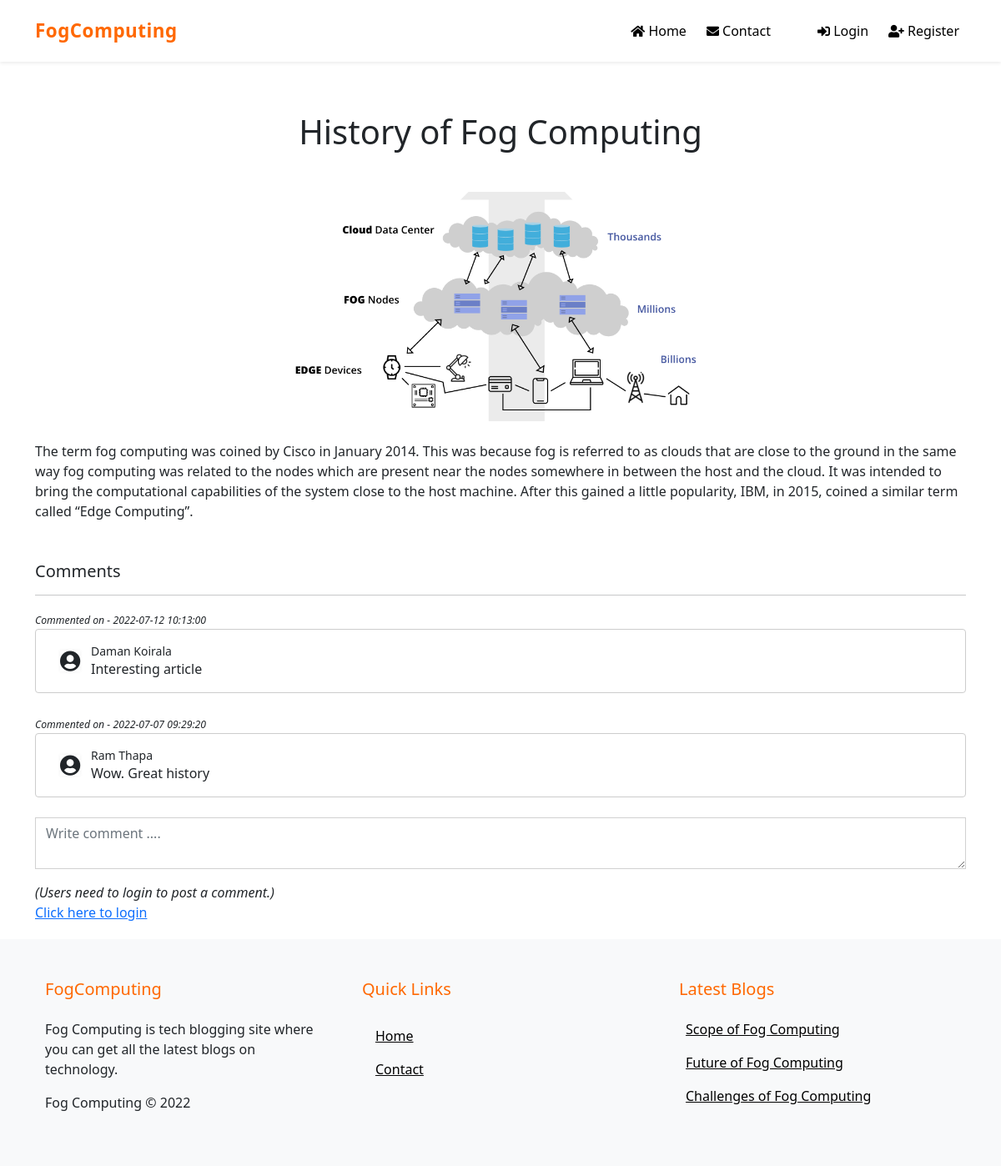
The page /blogdetail.php?id=2 on the database its author committed.
### tables this page shows
CREATE TABLE `post` (
  `post_id` int(11) NOT NULL,
  `post_title` varchar(255) NOT NULL,
  `post_desc` text NOT NULL,
  `image_path` varchar(255) NOT NULL,
  `created_date` datetime NOT NULL
);

CREATE TABLE `comment` (
  `comment_id` int(11) NOT NULL,
  `comment_detail` text NOT NULL,
  `post_id` int(11) NOT NULL,
  `user_id` int(11) NOT NULL,
  `created_date` datetime NOT NULL
);

CREATE TABLE `user` (
  `user_id` int(11) NOT NULL,
  `user_fname` varchar(150) NOT NULL,
  `user_lname` varchar(150) NOT NULL,
  `user_email` varchar(200) NOT NULL,
  `user_pwd` varchar(60) NOT NULL,
  `user_role` varchar(50) DEFAULT NULL,
  `created_date` datetime DEFAULT NULL
);

### blogdetail.php (the view, shortened to what this page needs)
<?php
    include 'includes/header.php';
    include 'config/db_config.php';
    if(isset($_GET['id'])){
        $postId = $_GET['id'];
        $sql = "SELECT * FROM post WHERE post_id = ?";
        if($stmt = mysqli_prepare($conn, $sql)){
            mysqli_stmt_bind_param($stmt, "i", $param_id);
            $param_id = $postId;
            if(mysqli_stmt_execute($stmt)){
                $result = mysqli_stmt_get_result($stmt);
                $row = mysqli_fetch_array($result, MYSQLI_ASSOC);
                $postTitle = $row['post_title'];
                $postDesc = $row['post_desc'];
                $imagePath = $row['image_path'];
            }
        }
    }
    else {
        header("location: index.php");
    }
?>
<div class="wrapper">
    <div class="container">
        <h1 align="center" class="font-weight-bold mb-5"><?php echo $postTitle ?></h1>
        <div align="center" class="mb-4">
            <img src="<?php echo $imagePath; ?>">
        </div>
        <div class="mb-5">
            <p>
                <?php
                    echo $postDesc;
                ?>
            </p>
        </div>
        <h5>Comments</h5>
        <hr />
        <div>
            <?php
            $sql = "SELECT * FROM comment WHERE post_id = ? ORDER BY comment_id DESC LIMIT 3";
            if($stmt = mysqli_prepare($conn, $sql)){
                mysqli_stmt_bind_param($stmt, 'i', $param_id);
                if(mysqli_stmt_execute($stmt)){
                    $result = mysqli_stmt_get_result($stmt);
                    if(mysqli_num_rows($result)>0){
                        while($row = mysqli_fetch_array($result)){
                            $commentDetail = $row['comment_detail'];
                            $userId = $row['user_id'];
                            $comment_date = $row['created_date'];
                            $query = "SELECT user_fname, user_lname FROM user WHERE user_id = ?";
                            $stmt1 = mysqli_prepare($conn, $query);
                            mysqli_stmt_bind_param($stmt1, 'i', $userId);
                            mysqli_stmt_execute($stmt1);
                            $result1 = mysqli_stmt_get_result($stmt1);
                            $row1 = mysqli_fetch_array($result1);
                            $fname = $row1['user_fname'];
                            $lname = $row1['user_lname'];
                           echo "
                                <div class='w-100'>
                                    <small>
                                        <small>
                                            <i>Commented on - ".$comment_date."</i>
                                        </small>
                                    </small>
                                </div>
                                <div class='d-flex mb-4 w-100 p-3' style='border: 1px solid #ccc;border-radius: 4px;'>
                                    <div style='width: 50px;' class='d-flex align-items-center justify-content-center'>
                                        <i class='fas fa-user-circle' style='font-size: 25px;box-shadow: 0 0 4px #f1f1f1;'></i>
                                    </div>
                                    <div>
                                        <h6 class='p-0 m-0'><small>".$fname." ".$lname."</small></h6>
                                        <p class='p-0 m-0'>".$commentDetail."</p>
                                    </div>
                                    <hr>
                                </div>
                            ";
                        }
                    }
                }
            }
        ?>
        </div>
        <form method="POST" action="includes/comment.inc.php">
            <?php
                if(isset($_SESSION["userId"])){
                    echo '
                    <textarea name="commentDetail" class="form-control input-field mb-3" placeholder="Write comment ...." required="required"></textarea>
                    <input type="submit" name="postComment" class="btn custom-btn py-2" value="Add Comment" />
                    ';
                }
                else{
                        echo ' <textarea name="commentDetail" class="form-control input-field mb-3" placeholder="Write comment ...." required="required"></textarea>';
                        echo '<span><i>(Users need to login to post a comment.) </i></span> <br>';
                        echo '<a href="login.php"> Click here to login </a>';
                }
            ?>
        </form>
    </div>
</div>
<?php
include 'includes/footer.php';
?>

### includes/footer.php
<?php
    require_once("config/db_config.php");
?>
</div>
</div>
    <footer class="bg-light py-4">
        <div class="container">
            <div class="row">
                <div class="col-md-4 p-4">
                    <h5 class="mb-4 footer-header">FogComputing</h5>
                    <p>Fog Computing is tech blogging site where you can get all the latest blogs on technology.</p>
                    <p>Fog Computing &copy; <?php echo date("Y"); ?></p>
                </div>
                <div class="col-md-4 p-4">
                    <h5 class="mb-4 footer-header">Quick Links</h5>
                    <ul class="nav flex-column p-0 m-0 align-items-start">
                        <li class="nav-item mb-0">
                            <a href="index.php" class="nav-link mb-0" style="text-decoration: underline;">Home</a>
                        </li>
                        <li class="nav-item">
                            <a href="contact.php" class="nav-link mb-0" style="text-decoration: underline;">Contact</a>
                        </li>
                    </ul>
                </div>
                <div class="col-md-4 p-4">
                    <h5 class="mb-4 footer-header">Latest Blogs</h5>
                    <div class="px-2">
                        <?php
                            $query = "SELECT * FROM post ORDER BY post_id DESC LIMIT 3";
                            $result = mysqli_query($conn, $query);
                            if(mysqli_num_rows($result) > 0){
                                while($row = mysqli_fetch_assoc($result)){
                                    echo '
                                        <a class="nav-link p-0 mb-3" style="text-decoration: underline;color: black;font-weight: 500;" href="blogdetail.php?id='.$row['post_id'].'">'.$row['post_title'].'</a>
                                    ';
                                }
                            }
                        ?>
                    </div>
                </div>
            </div>
        </div>
    </footer>
</body>
</html>

### css/style.css (style rules this page uses)
html, body { height: 100%; }
body { background: #ffffff; display: flex; flex-flow: column; }
footer { margin-top: auto; background-color: #222; }
.wrapper { margin-top: 60px !important; margin-bottom: 20px !important; }
.input-field { border-radius: 0%; border: 0.7px solid #d1d1d1; }
.footer-header { color: #ff6801; }

### css/header.css (style rules this page uses)
.nav-link { color: black; font-weight: 500; }

### rows shown on the page
post: post_title "History of Fog Computing", image_path (picture), post_desc "The term fog computing was coined by Cisco in January 2014. This was because fog is referred to as clouds that are close to the ground in the same way fog computing was related to the nodes which are present near the nodes somewhere in between the host and the cloud. It was intended to bring the computational capabilities of the system close to the host machine. After this gained a little popularity, IBM, in 2015, coined a similar term called “Edge Computing”."
comment: created_date "2022-07-12 10:13:00", user.user_fname "Daman", user.user_lname "Koirala", comment_detail "Interesting article"
comment: created_date "2022-07-07 09:29:20", user.user_fname "Ram", user.user_lname "Thapa", comment_detail "Wow. Great history"
post: post_title "Scope of Fog Computing"
post: post_title "Future of Fog Computing"
post: post_title "Challenges of Fog Computing"
